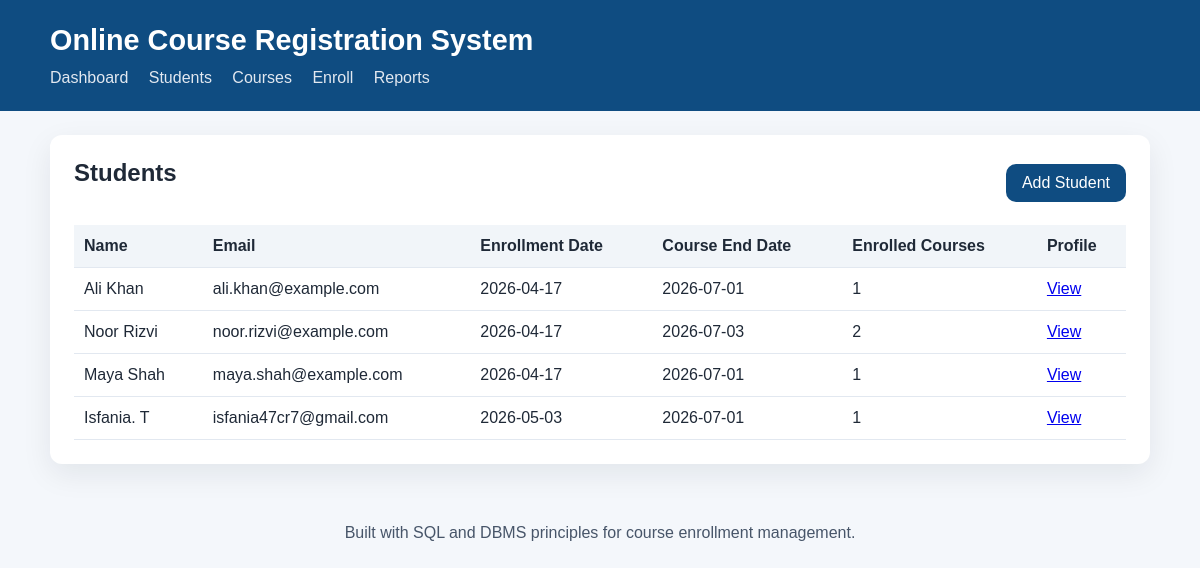
Before: /students with the older database file.
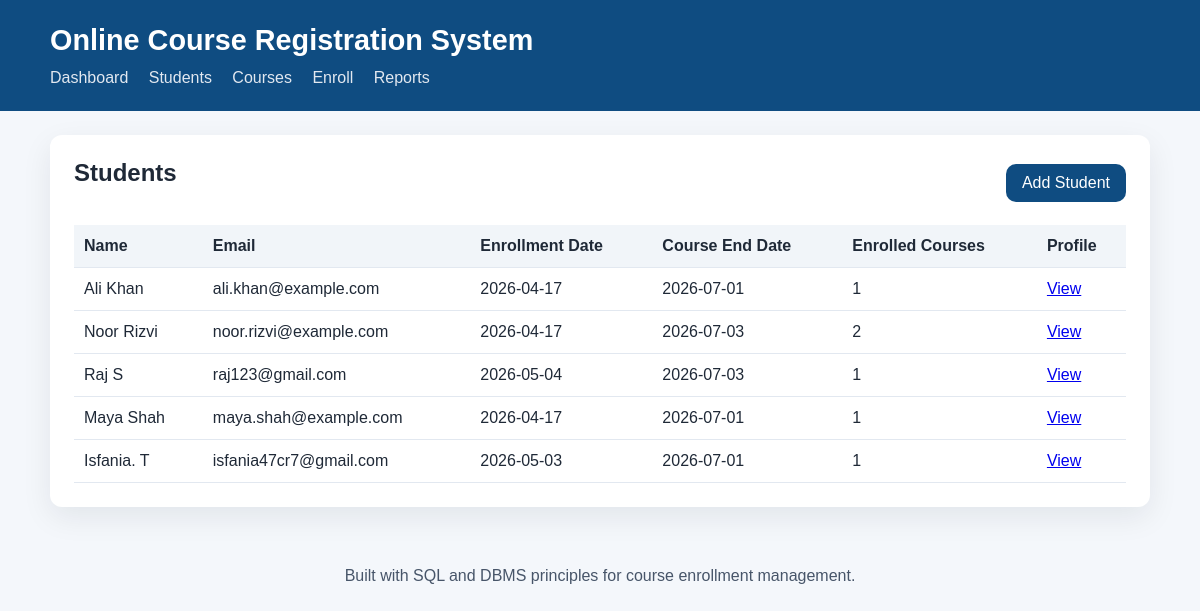
After: the same page with the newer database file.
### tables this page shows
CREATE TABLE students (
    student_id INTEGER PRIMARY KEY AUTOINCREMENT,
    first_name TEXT NOT NULL,
    last_name TEXT NOT NULL,
    email TEXT UNIQUE NOT NULL,
    enrollment_date TEXT NOT NULL DEFAULT (date('now'))
);

### app.py (the view)
@app.route('/students')
def students():
    conn = get_db_connection()
    students = conn.execute(
        '''
        SELECT
            s.*,
            COUNT(e.course_id) AS course_count,
            MAX(c.end_date) AS next_end_date
        FROM students s
        LEFT JOIN enrollments e ON s.student_id = e.student_id
        LEFT JOIN courses c ON e.course_id = c.course_id
        GROUP BY s.student_id
        ORDER BY s.last_name, s.first_name
        '''
    ).fetchall()
    conn.close()
    return render_template('students.html', students=students)

### app.py (called while the page is built)
def get_db_connection():
    conn = sqlite3.connect(DB_PATH)
    conn.row_factory = sqlite3.Row
    conn.execute('PRAGMA foreign_keys = ON;')
    return conn

### templates/students.html
{% extends 'base.html' %}
{% block content %}
  <section class="panel">
    <div class="panel-header">
      <h2>Students</h2>
      <a class="button" href="/students/new">Add Student</a>
    </div>
    <table>
      <thead>
        <tr>
          <th>Name</th>
          <th>Email</th>
          <th>Enrollment Date</th>
          <th>Course End Date</th>
          <th>Enrolled Courses</th>
          <th>Profile</th>
        </tr>
      </thead>
      <tbody>
        {% for student in students %}
          <tr>
            <td>{{ student.first_name }} {{ student.last_name }}</td>
            <td>{{ student.email }}</td>
            <td>{{ student.enrollment_date }}</td>
            <td>{{ student.next_end_date or 'N/A' }}</td>
            <td>{{ student.course_count }}</td>
            <td><a href="/student/{{ student.student_id }}">View</a></td>
          </tr>
        {% endfor %}
      </tbody>
    </table>
  </section>
{% endblock %}

Changed rows visible on the page:
added students: first_name "Raj", last_name "S", email "raj123@gmail.com", enrollment_date "2026-05-04", next_end_date "2026-07-03", course_count "1"
